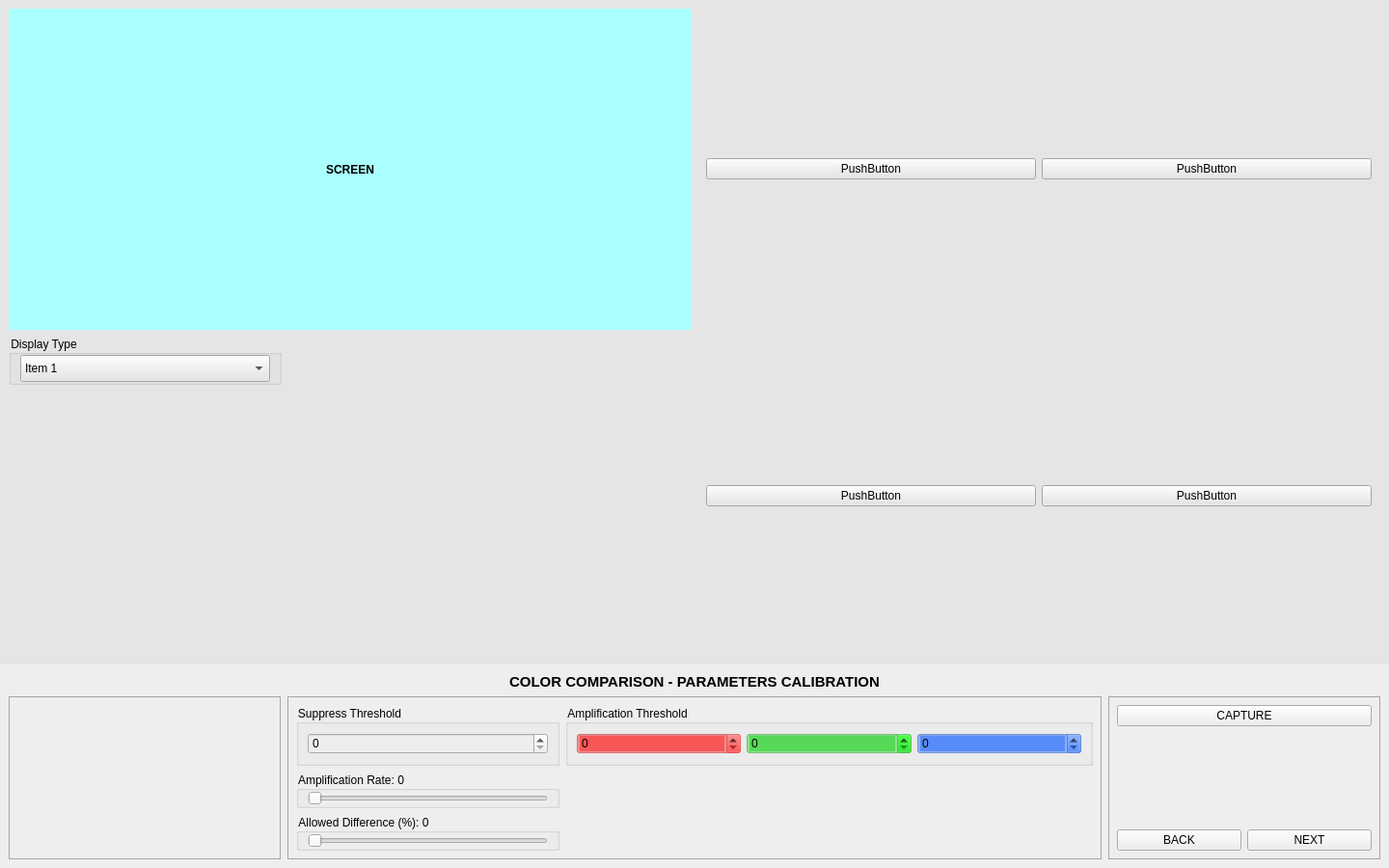
<?xml version="1.0" encoding="UTF-8"?>
<ui version="4.0">
 <class>ColorParamCalibScreen</class>
 <widget class="QWidget" name="ColorParamCalibScreen">
  <property name="geometry">
   <rect>
    <x>0</x>
    <y>0</y>
    <width>1440</width>
    <height>900</height>
   </rect>
  </property>
  <property name="windowTitle">
   <string>Form</string>
  </property>
  <property name="autoFillBackground">
   <bool>false</bool>
  </property>
  <property name="styleSheet">
   <string notr="true">background:#E5E5E5</string>
  </property>
  <layout class="QVBoxLayout" name="verticalLayout" stretch="8,2">
   <property name="spacing">
    <number>0</number>
   </property>
   <property name="leftMargin">
    <number>0</number>
   </property>
   <property name="topMargin">
    <number>0</number>
   </property>
   <property name="rightMargin">
    <number>0</number>
   </property>
   <property name="bottomMargin">
    <number>0</number>
   </property>
   <item>
    <widget class="QWidget" name="containerScreen" native="true">
     <property name="autoFillBackground">
      <bool>false</bool>
     </property>
     <layout class="QGridLayout" name="gridLayout" rowstretch="1,1" columnstretch="1,1">
      <item row="0" column="0">
       <widget class="QLabel" name="screen1">
        <property name="styleSheet">
         <string notr="true">background-color: #AFF;font-weight:bold;</string>
        </property>
        <property name="text">
         <string>SCREEN</string>
        </property>
        <property name="alignment">
         <set>Qt::AlignCenter</set>
        </property>
       </widget>
      </item>
      <item row="1" column="0">
       <layout class="QHBoxLayout" name="horizontalLayout_4" stretch="2,3">
        <item alignment="Qt::AlignTop">
         <widget class="QGroupBox" name="grpboxDisplayType">
          <property name="title">
           <string>Display Type</string>
          </property>
          <layout class="QVBoxLayout" name="verticalLayout_3">
           <property name="topMargin">
            <number>0</number>
           </property>
           <property name="bottomMargin">
            <number>0</number>
           </property>
           <item>
            <widget class="QComboBox" name="cbbCamera">
             <property name="autoFillBackground">
              <bool>false</bool>
             </property>
             <property name="styleSheet">
              <string notr="true">height:22px</string>
             </property>
             <item>
              <property name="text">
               <string>Item 1</string>
              </property>
             </item>
             <item>
              <property name="text">
               <string>Item 2</string>
              </property>
             </item>
            </widget>
           </item>
          </layout>
         </widget>
        </item>
        <item>
         <spacer name="horizontalSpacer">
          <property name="orientation">
           <enum>Qt::Horizontal</enum>
          </property>
          <property name="sizeHint" stdset="0">
           <size>
            <width>40</width>
            <height>20</height>
           </size>
          </property>
         </spacer>
        </item>
       </layout>
      </item>
      <item row="0" column="1">
       <widget class="QWidget" name="screen2" native="true">
        <layout class="QHBoxLayout" name="horizontalLayout_5" stretch="1,1">
         <item>
          <widget class="QPushButton" name="screen2Left">
           <property name="text">
            <string>PushButton</string>
           </property>
          </widget>
         </item>
         <item>
          <widget class="QPushButton" name="screen2Right">
           <property name="text">
            <string>PushButton</string>
           </property>
          </widget>
         </item>
        </layout>
       </widget>
      </item>
      <item row="1" column="1">
       <widget class="QWidget" name="screen3" native="true">
        <layout class="QHBoxLayout" name="horizontalLayout_6">
         <item>
          <widget class="QPushButton" name="screen3Left">
           <property name="text">
            <string>PushButton</string>
           </property>
          </widget>
         </item>
         <item>
          <widget class="QPushButton" name="screen3Right">
           <property name="text">
            <string>PushButton</string>
           </property>
          </widget>
         </item>
        </layout>
       </widget>
      </item>
     </layout>
    </widget>
   </item>
   <item>
    <widget class="QWidget" name="containerConfig" native="true">
     <property name="autoFillBackground">
      <bool>false</bool>
     </property>
     <property name="styleSheet">
      <string notr="true">background-color: #EEEEEE</string>
     </property>
     <layout class="QVBoxLayout" name="verticalLayout_2" stretch="1,9">
      <item>
       <widget class="QLabel" name="lblTitle">
        <property name="font">
         <font>
          <pointsize>11</pointsize>
          <weight>75</weight>
          <bold>true</bold>
         </font>
        </property>
        <property name="styleSheet">
         <string notr="true">text-align:center;
font-weight:bold;</string>
        </property>
        <property name="text">
         <string>COLOR COMPARISON - PARAMETERS CALIBRATION</string>
        </property>
        <property name="alignment">
         <set>Qt::AlignCenter</set>
        </property>
       </widget>
      </item>
      <item>
       <widget class="QWidget" name="containerParam" native="true">
        <layout class="QHBoxLayout" name="horizontalLayout" stretch="2,6,2">
         <property name="spacing">
          <number>7</number>
         </property>
         <property name="sizeConstraint">
          <enum>QLayout::SetDefaultConstraint</enum>
         </property>
         <property name="leftMargin">
          <number>0</number>
         </property>
         <property name="topMargin">
          <number>0</number>
         </property>
         <property name="rightMargin">
          <number>0</number>
         </property>
         <property name="bottomMargin">
          <number>0</number>
         </property>
         <item>
          <widget class="QWidget" name="containerLeft" native="true">
           <property name="styleSheet">
            <string notr="true">#containerLeft {
	border: 1px solid #A5A5A5
}</string>
           </property>
           <layout class="QVBoxLayout" name="verticalLayout_10"/>
          </widget>
         </item>
         <item>
          <widget class="QWidget" name="containerMid" native="true">
           <property name="styleSheet">
            <string notr="true">#containerMid {
	border: 1px solid #A5A5A5
}</string>
           </property>
           <layout class="QGridLayout" name="gridLayout_2" rowstretch="1,1,1,0" columnstretch="1,2">
            <item row="0" column="0">
             <widget class="QGroupBox" name="grpSldSupThresh">
              <property name="title">
               <string>Suppress Threshold</string>
              </property>
              <layout class="QVBoxLayout" name="verticalLayout_11">
               <property name="topMargin">
                <number>0</number>
               </property>
               <property name="bottomMargin">
                <number>0</number>
               </property>
               <item>
                <widget class="QSpinBox" name="inpSuppThreshold"/>
               </item>
              </layout>
             </widget>
            </item>
            <item row="0" column="1">
             <widget class="QGroupBox" name="groupInputTemplate_2">
              <property name="title">
               <string>Amplification Threshold</string>
              </property>
              <layout class="QHBoxLayout" name="horizontalLayout_2">
               <item>
                <widget class="QSpinBox" name="ampThreshRed">
                 <property name="styleSheet">
                  <string notr="true">background-color: rgba(255, 0, 0, 100);</string>
                 </property>
                 <property name="specialValueText">
                  <string/>
                 </property>
                 <property name="accelerated">
                  <bool>true</bool>
                 </property>
                 <property name="maximum">
                  <number>99999</number>
                 </property>
                </widget>
               </item>
               <item>
                <widget class="QSpinBox" name="ampThreshGreen">
                 <property name="styleSheet">
                  <string notr="true">background-color: rgba(0, 203, 0, 100);</string>
                 </property>
                 <property name="specialValueText">
                  <string/>
                 </property>
                 <property name="accelerated">
                  <bool>true</bool>
                 </property>
                 <property name="maximum">
                  <number>99999</number>
                 </property>
                </widget>
               </item>
               <item>
                <widget class="QSpinBox" name="ampThreshBlue">
                 <property name="styleSheet">
                  <string notr="true">background-color: rgba(0, 85, 255, 100);</string>
                 </property>
                 <property name="specialValueText">
                  <string/>
                 </property>
                 <property name="accelerated">
                  <bool>true</bool>
                 </property>
                 <property name="maximum">
                  <number>99999</number>
                 </property>
                </widget>
               </item>
              </layout>
             </widget>
            </item>
            <item row="3" column="0">
             <widget class="QGroupBox" name="grpSldAllowDiff">
              <property name="title">
               <string>Allowed Difference (%): 0</string>
              </property>
              <layout class="QVBoxLayout" name="verticalLayout_13">
               <property name="topMargin">
                <number>0</number>
               </property>
               <property name="bottomMargin">
                <number>0</number>
               </property>
               <item>
                <widget class="QSlider" name="sldAllowDiff">
                 <property name="minimum">
                  <number>1</number>
                 </property>
                 <property name="maximum">
                  <number>50</number>
                 </property>
                 <property name="orientation">
                  <enum>Qt::Horizontal</enum>
                 </property>
                </widget>
               </item>
              </layout>
             </widget>
            </item>
            <item row="1" column="0">
             <widget class="QGroupBox" name="grpSldAmpRate">
              <property name="title">
               <string>Amplification Rate: 0</string>
              </property>
              <layout class="QVBoxLayout" name="verticalLayout_12">
               <property name="topMargin">
                <number>0</number>
               </property>
               <property name="bottomMargin">
                <number>0</number>
               </property>
               <item>
                <widget class="QSlider" name="sldAmpRate">
                 <property name="minimum">
                  <number>1</number>
                 </property>
                 <property name="maximum">
                  <number>50</number>
                 </property>
                 <property name="orientation">
                  <enum>Qt::Horizontal</enum>
                 </property>
                </widget>
               </item>
              </layout>
             </widget>
            </item>
           </layout>
          </widget>
         </item>
         <item>
          <widget class="QWidget" name="containerRight" native="true">
           <property name="styleSheet">
            <string notr="true">#containerRight {
	border: 1px solid #A5A5A5
}</string>
           </property>
           <layout class="QVBoxLayout" name="verticalLayout_16">
            <item alignment="Qt::AlignTop">
             <widget class="QWidget" name="containerVerticalBtn" native="true">
              <layout class="QVBoxLayout" name="verticalLayout_17">
               <property name="leftMargin">
                <number>0</number>
               </property>
               <property name="topMargin">
                <number>0</number>
               </property>
               <property name="rightMargin">
                <number>0</number>
               </property>
               <property name="bottomMargin">
                <number>0</number>
               </property>
               <item alignment="Qt::AlignTop">
                <widget class="QPushButton" name="btnCapture">
                 <property name="text">
                  <string>CAPTURE</string>
                 </property>
                </widget>
               </item>
              </layout>
             </widget>
            </item>
            <item alignment="Qt::AlignBottom">
             <widget class="QWidget" name="containerNavBtn" native="true">
              <layout class="QHBoxLayout" name="horizontalLayout_3">
               <property name="leftMargin">
                <number>0</number>
               </property>
               <property name="topMargin">
                <number>0</number>
               </property>
               <property name="rightMargin">
                <number>0</number>
               </property>
               <property name="bottomMargin">
                <number>0</number>
               </property>
               <item>
                <widget class="QPushButton" name="btnBack">
                 <property name="text">
                  <string>BACK</string>
                 </property>
                </widget>
               </item>
               <item>
                <widget class="QPushButton" name="btnNext">
                 <property name="text">
                  <string>NEXT</string>
                 </property>
                </widget>
               </item>
              </layout>
             </widget>
            </item>
           </layout>
          </widget>
         </item>
        </layout>
       </widget>
      </item>
     </layout>
    </widget>
   </item>
  </layout>
 </widget>
 <resources/>
 <connections/>
</ui>
